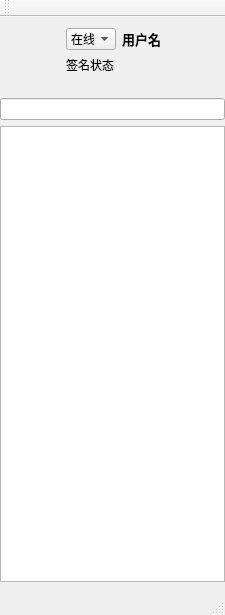
<?xml version="1.0" encoding="UTF-8"?>
<ui version="4.0">
 <class>MainWindow</class>
 <widget class="QMainWindow" name="MainWindow">
  <property name="geometry">
   <rect>
    <x>0</x>
    <y>0</y>
    <width>225</width>
    <height>615</height>
   </rect>
  </property>
  <property name="windowTitle">
   <string>XMPP Client Demo 0</string>
  </property>
  <widget class="QWidget" name="centralWidget">
   <layout class="QGridLayout" name="gridLayout_2">
    <property name="leftMargin">
     <number>0</number>
    </property>
    <property name="rightMargin">
     <number>0</number>
    </property>
    <item row="0" column="0">
     <layout class="QHBoxLayout" name="horizontalLayout">
      <item>
       <widget class="QLabel" name="avantarLabel">
        <property name="minimumSize">
         <size>
          <width>60</width>
          <height>60</height>
         </size>
        </property>
        <property name="maximumSize">
         <size>
          <width>60</width>
          <height>60</height>
         </size>
        </property>
        <property name="text">
         <string/>
        </property>
        <property name="pixmap">
         <pixmap resource="res.qrc">:/images/im-user.png</pixmap>
        </property>
        <property name="scaledContents">
         <bool>true</bool>
        </property>
       </widget>
      </item>
      <item>
       <layout class="QGridLayout" name="gridLayout">
        <item row="2" column="0" colspan="4">
         <spacer name="verticalSpacer">
          <property name="orientation">
           <enum>Qt::Vertical</enum>
          </property>
          <property name="sizeType">
           <enum>QSizePolicy::Fixed</enum>
          </property>
          <property name="sizeHint" stdset="0">
           <size>
            <width>155</width>
            <height>18</height>
           </size>
          </property>
         </spacer>
        </item>
        <item row="0" column="3">
         <spacer name="horizontalSpacer">
          <property name="orientation">
           <enum>Qt::Horizontal</enum>
          </property>
          <property name="sizeType">
           <enum>QSizePolicy::Preferred</enum>
          </property>
          <property name="sizeHint" stdset="0">
           <size>
            <width>40</width>
            <height>20</height>
           </size>
          </property>
         </spacer>
        </item>
        <item row="1" column="0" colspan="4">
         <widget class="QLabel" name="signatureLabel">
          <property name="text">
           <string>签名状态</string>
          </property>
          <property name="textInteractionFlags">
           <set>Qt::LinksAccessibleByMouse|Qt::TextEditable|Qt::TextSelectableByMouse</set>
          </property>
         </widget>
        </item>
        <item row="0" column="0">
         <widget class="QComboBox" name="statusComboBox">
          <property name="maximumSize">
           <size>
            <width>50</width>
            <height>16777215</height>
           </size>
          </property>
          <item>
           <property name="text">
            <string>在线</string>
           </property>
          </item>
          <item>
           <property name="text">
            <string>离开</string>
           </property>
          </item>
          <item>
           <property name="text">
            <string>隐身</string>
           </property>
          </item>
          <item>
           <property name="text">
            <string>忙碌</string>
           </property>
          </item>
          <item>
           <property name="text">
            <string>勿扰</string>
           </property>
          </item>
          <item>
           <property name="text">
            <string>离线</string>
           </property>
          </item>
         </widget>
        </item>
        <item row="0" column="1" colspan="2">
         <widget class="QLabel" name="usernameLabel">
          <property name="maximumSize">
           <size>
            <width>120</width>
            <height>16777215</height>
           </size>
          </property>
          <property name="text">
           <string>&lt;html&gt;&lt;head/&gt;&lt;body&gt;&lt;p&gt;&lt;span style=&quot; font-size:10pt; font-weight:600;&quot;&gt;用户名&lt;/span&gt;&lt;/p&gt;&lt;/body&gt;&lt;/html&gt;</string>
          </property>
          <property name="textInteractionFlags">
           <set>Qt::LinksAccessibleByMouse|Qt::TextSelectableByMouse</set>
          </property>
         </widget>
        </item>
       </layout>
      </item>
     </layout>
    </item>
    <item row="1" column="0">
     <widget class="QLineEdit" name="searchEdt"/>
    </item>
    <item row="2" column="0">
     <widget class="RosterTreeView" name="rosterTreeView">
      <property name="editTriggers">
       <set>QAbstractItemView::NoEditTriggers</set>
      </property>
     </widget>
    </item>
   </layout>
  </widget>
  <widget class="QMenuBar" name="menuBar">
   <property name="geometry">
    <rect>
     <x>0</x>
     <y>0</y>
     <width>225</width>
     <height>17</height>
    </rect>
   </property>
  </widget>
  <widget class="QToolBar" name="mainToolBar">
   <attribute name="toolBarArea">
    <enum>TopToolBarArea</enum>
   </attribute>
   <attribute name="toolBarBreak">
    <bool>false</bool>
   </attribute>
  </widget>
  <widget class="QStatusBar" name="statusBar"/>
 </widget>
 <layoutdefault spacing="6" margin="11"/>
 <customwidgets>
  <customwidget>
   <class>RosterTreeView</class>
   <extends>QTreeView</extends>
   <header>roster_treeview.h</header>
  </customwidget>
 </customwidgets>
 <resources>
  <include location="res.qrc"/>
 </resources>
 <connections/>
</ui>
